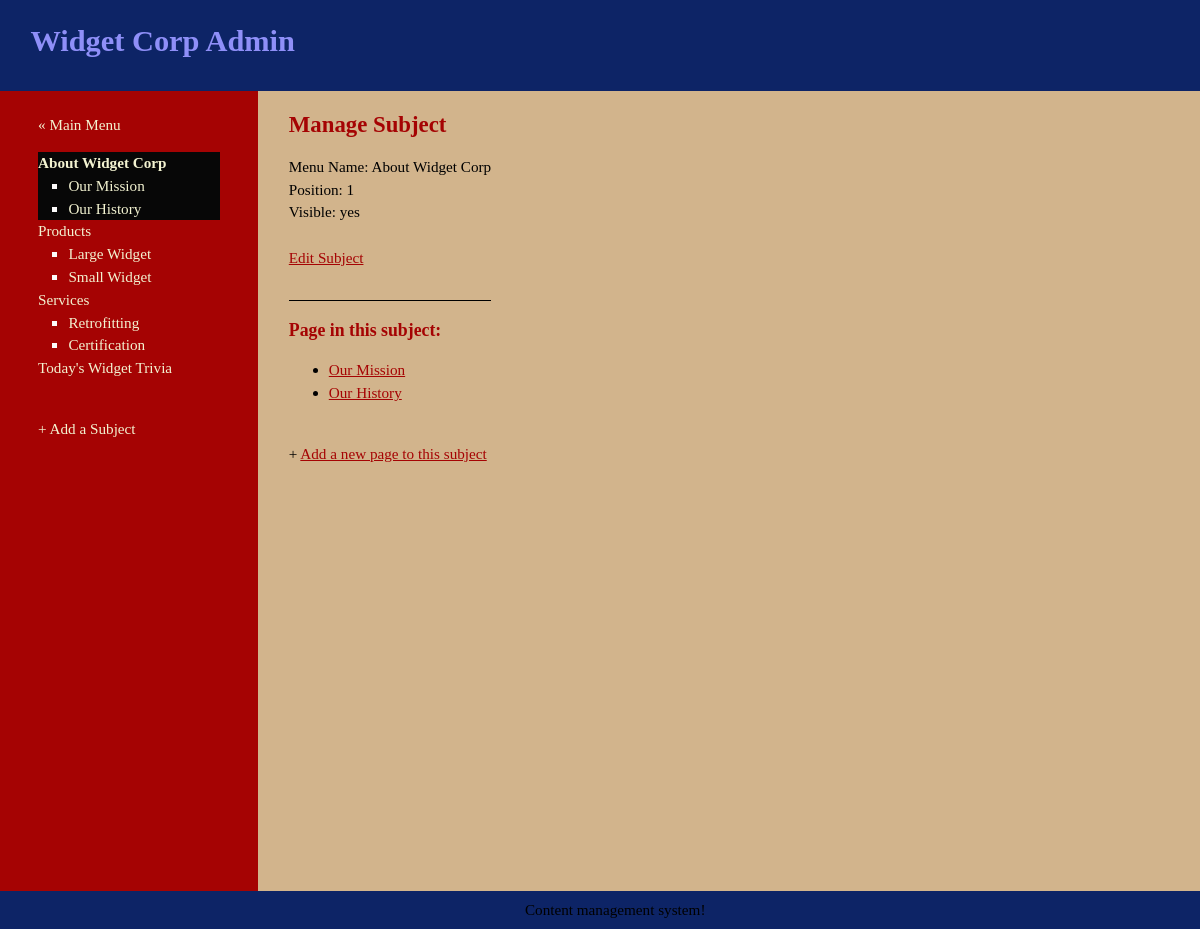
/public/manageWebsiteContent.php?subject=1 (signed in), run on the app's committed database.
### tables this page shows
CREATE TABLE `subjects` (
  `id` int(10) NOT NULL,
  `menu_name` varchar(32) NOT NULL,
  `position` int(4) NOT NULL,
  `visible` tinyint(1) NOT NULL
);

CREATE TABLE `pages` (
  `id` int(10) NOT NULL,
  `subject_id` int(10) NOT NULL,
  `menu_name` varchar(32) NOT NULL,
  `position` int(4) NOT NULL,
  `visible` tinyint(1) NOT NULL,
  `content` text DEFAULT NULL
);

### public/manageWebsiteContent.php (the view, shortened to what this page needs)
<?php require_once("../includefiles/db.php"); ?>
<?php require_once("../includefiles/functions.php"); ?>
<?php $overview = "admin"; ?>
<?php include("../includefiles/header.php"); ?>
<?php find_selected_page_from_subject(); ?>
<div id="main">
    <div id="navigation">
        <br />
        <a href="admin.php">&laquo; Main Menu</a><br />
        <?php echo navigation($current_subject, $current_page); ?>
        <br />
        <a href="addNewSubject.php">+ Add a Subject</a>
    </div>
    <div id="page">
        <?php if($current_subject) {?>
            <h2>Manage Subject</h2>
            Menu Name: <?php echo htmlentities($current_subject["menu_name"]); ?><br />
            Position: <?php echo $current_subject["position"]; ?><br />
            Visible: <?php echo $current_subject["visible"] == 1 ? 'yes': 'no' ; ?><br />
            <br />
            <a style="margin-right:2em" href="updateSubject.php?subject=<?php echo urlencode($current_subject["id"]); ?>">Edit Subject</a>
             <div style="margin-top: 2em; border-top: 1px solid #000;">
                <h3>Page in this subject:</h3>
                <ul>
                    <?php
                        $subject_pages = find_pages_for_subjects_admin_view($current_subject["id"]);
                        while ($page = mysqli_fetch_assoc($subject_pages)) {
                            echo "<li>";
                            $safe_page_id = urlencode($page['id']);
                            echo "<a href=\"manageWebsiteContent.php?page={$safe_page_id}\">";
                            echo htmlentities($page["menu_name"]);
                            echo "</a></li>";
                        }
                    ?>
                </ul>
                <br />
                + <a href="addNewPage.php?subject=<?php echo urlencode($current_subject["id"]);?>">
                Add a new page to this subject</a>
            </div>
            <?php } else {?>
            Please select a subject or a page.
        <?php }?>
    </div>
</div>
<?php include("../includefiles/footer.php"); ?>

### includefiles/header.php (shortened to what this page needs)
<!DOCTYPE html>
<html lang="en">
<head>
    <link rel="stylesheet" href="../css/style.css">
    <link rel="stylesheet" href="https://cdnjs.cloudflare.com/ajax/libs/font-awesome/4.7.0/css/font-awesome.min.css">
</head>
<body>
    <div id="header">
        <h1>Widget Corp <?php if ($overview == "admin") {echo "Admin";}?></h1>
    </div>

### includefiles/functions.php (shortened to what this page needs)
<?php
    function find_all_subjects($public=true) {
        global $connection;
        $query = "SELECT * ";
        $query .= "FROM subjects ";
        $query .= "ORDER BY position ASC";
        $subjects = mysqli_query($connection, $query);
        return $subjects;
    }
    function find_pages_for_subjects_admin_view($subject_id) {
        global $connection;
        $final_subject_id = mysqli_real_escape_string($connection, $subject_id);
        $query = "SELECT * ";
        $query .= "FROM pages ";
        $query .= "WHERE subject_id = {$final_subject_id} ";
        $query .= "ORDER BY position ASC";
        $pages = mysqli_query($connection, $query);
        return $pages;
    }
    function find_subject_by_id($subject_id, $public=true) {
        global $connection;
        $final_subject_id = mysqli_real_escape_string($connection, $subject_id);
        $query = "SELECT * ";
        $query .= "FROM subjects ";
        $query .= "WHERE id = {$final_subject_id} ";
        $query .= "LIMIT 1";
        $subjects = mysqli_query($connection, $query);
        if($subject = mysqli_fetch_assoc($subjects)) {
            return $subject;
        } else {
            return null;
        }
    }
    function find_selected_page_from_subject($public=false) {
        if(isset($_GET["subject"])) {
            $current_subject = find_subject_by_id($_GET["subject"], $public);
            if($current_subject && $public) {
                $current_page = find_default_page_for_subject($current_subject["id"]);
            } else {
                $current_page = null;
            }
        } elseif (isset($_GET["page"])) {
            $current_subject = null;
            $current_page = find_page_by_id($_GET["page"], $public);
        } else {
            $current_subject = null;
            $current_page = null;
        }
    }
    function navigation($subject_array, $page_array) {
        $output = "<ul class=\"subjects\">";
        $get_all_subjects = find_all_subjects(false);
        while($subject = mysqli_fetch_assoc($get_all_subjects)) {
            $output .= "<li";
                if( $subject_array && $subject['id'] == $subject_array['id'] ) {
                    $output .= " class=\"selected\"";
                }
                $output .= ">";
                $output .= "<a href=\"manageWebsiteContent.php?subject=";
                $output .= urlencode($subject['id']);
                $output .= "\">";
                $output .= htmlentities($subject["menu_name"]);
                $output .= "</a>";
                $get_all_pages = find_pages_for_subjects_admin_view($subject['id']);
                $output .= "<ul class=\"pages\">";
                while($page = mysqli_fetch_assoc($get_all_pages)) {
                    $output .= " <li";
                    $output .= ">";
                    $output .= "<a href=\"manageWebsiteContent.php?page=";
                    $output .= urlencode($page['id']);
                    $output .= "\">";
                    $output .= htmlentities($page["menu_name"]);
                    $output .= "</a></li>";
                }
                $output .= "</ul></li>";
            }
        $output .= "</ul>";
        return $output;
    }
?>

### includefiles/footer.php (shortened to what this page needs)
<div id="footer">
<span>
          Content management system!
        </span>
</body>
</html>

### css/style.css (style rules this page uses)
html { height:100%; width:100% }
body { width: 100%; height: 100%; margin:0; padding: 0; border:0; font-family: Verdana, Tahoma, serif; font-size: 0.95em; line-height: 1.5em; background: rgb(210, 180, 140); }
a { color: rgb(165, 3, 3);; }
#header { height: 6em; margin: 0; padding: 0; text-align: left; background-color: rgb(13, 36, 102); color: rgb(143, 143, 248); }
#header h1 { padding: 1em; margin: 0 ; }
#main { height: 100%; width: 100%; margin: 0; padding: 0; background-color: rgb(210, 180, 140); }
#footer { height: 2em; margin: 0; padding-top: 0.5em; text-align: center; background-color: rgb(13, 36, 102); color: black; }
#footer span { margin-left: 2em; }
#navigation { float: left; width: 12em; height: 100%; margin: 0; padding: 0 2.5em; color: rgb(3, 3, 51); background-color: rgb(165, 3, 3); }
#navigation a { color: rgb(243, 243, 209);; text-decoration: none; }
#page { float: left; height: 100%; padding-left: 2em; vertical-align: top; background-color: rgb(210, 180, 140); }
#page h2 { color: rgb(165, 3, 3);; margin-top: 1em; }
#page h3 { color: rgb(165, 3, 3);; }
ul.subjects { margin: 1em 0; padding-left: 0; list-style: none; }
ul.pages { padding-left: 2em; list-style: square; color: rgb(253, 251, 251); font-weight: normal; }
.selected { font-weight: bold; background-color: rgb(7, 7, 7); color: rgb(253, 251, 251); }

### data on the page
subjects: value "About Widget Corp", menu_name "About Widget Corp", position "1"
pages: value "Our Mission", menu_name "Our Mission"
pages: value "Our History", menu_name "Our History"
subjects: value "Products"
pages: value "Large Widget"
pages: value "Small Widget"
subjects: value "Services"
pages: value "Retrofitting"
pages: value "Certification"
subjects: value "Today's Widget Trivia"
